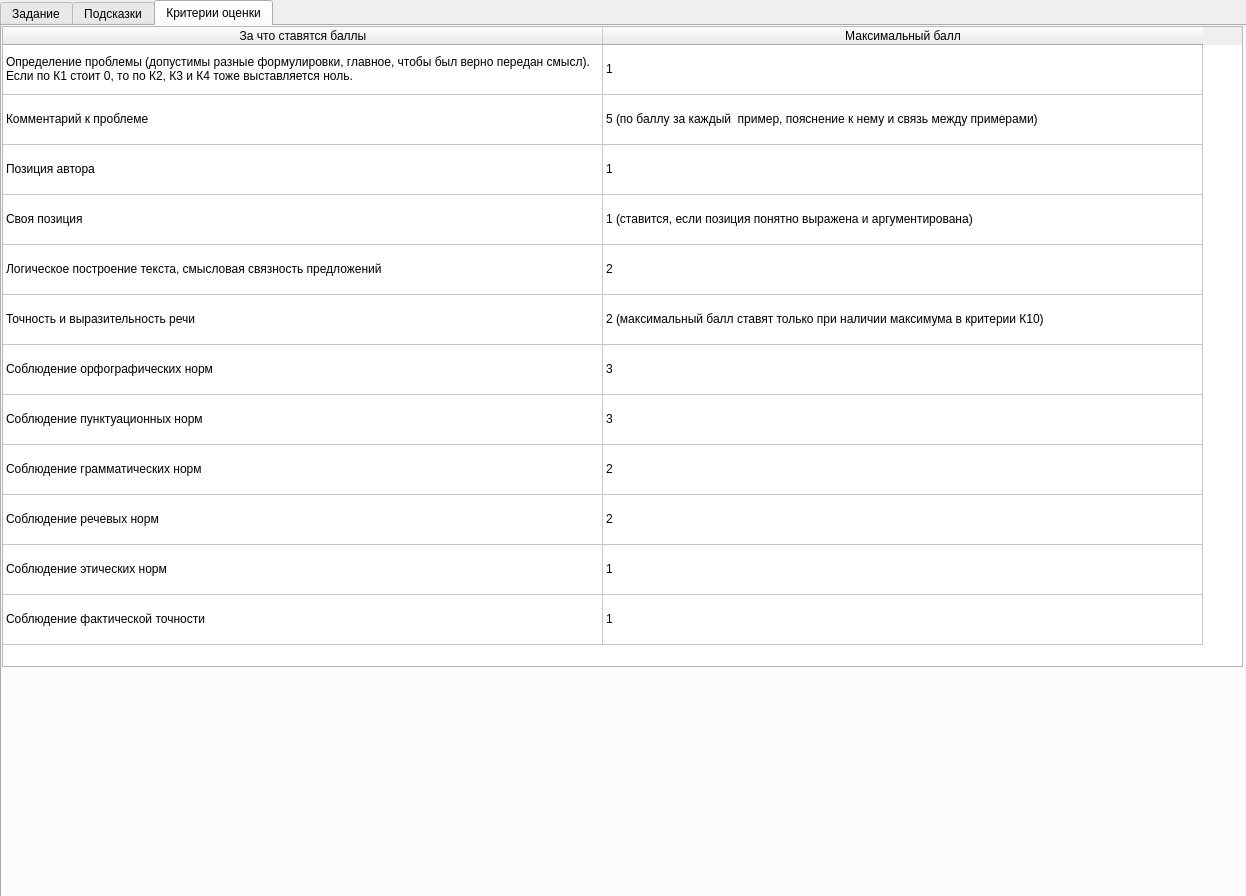
<?xml version="1.0" encoding="UTF-8"?>
<ui version="4.0">
 <class>Form</class>
 <widget class="QWidget" name="Form">
  <property name="geometry">
   <rect>
    <x>0</x>
    <y>0</y>
    <width>1246</width>
    <height>896</height>
   </rect>
  </property>
  <property name="windowTitle">
   <string>Form</string>
  </property>
  <widget class="QTabWidget" name="tabWidget">
   <property name="geometry">
    <rect>
     <x>0</x>
     <y>0</y>
     <width>1251</width>
     <height>901</height>
    </rect>
   </property>
   <property name="currentIndex">
    <number>2</number>
   </property>
   <widget class="QWidget" name="tab">
    <attribute name="title">
     <string>Задание</string>
    </attribute>
    <widget class="QPushButton" name="save">
     <property name="geometry">
      <rect>
       <x>0</x>
       <y>0</y>
       <width>111</width>
       <height>51</height>
      </rect>
     </property>
     <property name="text">
      <string>Save</string>
     </property>
    </widget>
    <widget class="QPushButton" name="getTheme">
     <property name="geometry">
      <rect>
       <x>110</x>
       <y>0</y>
       <width>111</width>
       <height>51</height>
      </rect>
     </property>
     <property name="text">
      <string>Theme</string>
     </property>
    </widget>
    <widget class="QTextEdit" name="taskText">
     <property name="geometry">
      <rect>
       <x>0</x>
       <y>50</y>
       <width>1241</width>
       <height>711</height>
      </rect>
     </property>
     <property name="readOnly">
      <bool>true</bool>
     </property>
    </widget>
   </widget>
   <widget class="QWidget" name="tab_2">
    <attribute name="title">
     <string>Подсказки</string>
    </attribute>
    <widget class="QTextBrowser" name="textBrowser">
     <property name="geometry">
      <rect>
       <x>0</x>
       <y>0</y>
       <width>1241</width>
       <height>631</height>
      </rect>
     </property>
     <property name="html">
      <string>&lt;!DOCTYPE HTML PUBLIC &quot;-//W3C//DTD HTML 4.0//EN&quot; &quot;http://www.w3.org/TR/REC-html40/strict.dtd&quot;&gt;
&lt;html&gt;&lt;head&gt;&lt;meta name=&quot;qrichtext&quot; content=&quot;1&quot; /&gt;&lt;style type=&quot;text/css&quot;&gt;
p, li { white-space: pre-wrap; }
&lt;/style&gt;&lt;/head&gt;&lt;body style=&quot; font-family:'MS Shell Dlg 2'; font-size:7.8pt; font-weight:400; font-style:normal;&quot;&gt;
&lt;p style=&quot; margin-top:0px; margin-bottom:0px; margin-left:0px; margin-right:0px; -qt-block-indent:0; text-indent:0px;&quot;&gt;&lt;span style=&quot; font-size:14pt;&quot;&gt;Подсказки по написанию сочинения (&lt;/span&gt;&lt;span style=&quot; font-size:14pt; font-style:italic; text-decoration: underline;&quot;&gt;в соответствии с 27 заданием по русскому языку из ЕГЭ&lt;/span&gt;&lt;span style=&quot; font-size:14pt;&quot;&gt;)&lt;/span&gt;&lt;/p&gt;
&lt;p style=&quot;-qt-paragraph-type:empty; margin-top:0px; margin-bottom:0px; margin-left:0px; margin-right:0px; -qt-block-indent:0; text-indent:0px; font-size:10pt;&quot;&gt;&lt;br /&gt;&lt;/p&gt;&lt;/body&gt;&lt;/html&gt;</string>
     </property>
    </widget>
   </widget>
   <widget class="QWidget" name="tab_3">
    <attribute name="title">
     <string>Критерии оценки</string>
    </attribute>
    <widget class="QTableWidget" name="tableWidget">
     <property name="enabled">
      <bool>true</bool>
     </property>
     <property name="geometry">
      <rect>
       <x>0</x>
       <y>0</y>
       <width>1241</width>
       <height>641</height>
      </rect>
     </property>
     <property name="autoFillBackground">
      <bool>false</bool>
     </property>
     <property name="autoScroll">
      <bool>true</bool>
     </property>
     <property name="editTriggers">
      <set>QAbstractItemView::NoEditTriggers</set>
     </property>
     <property name="dragEnabled">
      <bool>false</bool>
     </property>
     <property name="dragDropOverwriteMode">
      <bool>true</bool>
     </property>
     <property name="selectionMode">
      <enum>QAbstractItemView::ContiguousSelection</enum>
     </property>
     <property name="rowCount">
      <number>12</number>
     </property>
     <attribute name="horizontalHeaderCascadingSectionResizes">
      <bool>false</bool>
     </attribute>
     <attribute name="horizontalHeaderDefaultSectionSize">
      <number>300</number>
     </attribute>
     <attribute name="horizontalHeaderHighlightSections">
      <bool>true</bool>
     </attribute>
     <attribute name="horizontalHeaderMinimumSectionSize">
      <number>600</number>
     </attribute>
     <attribute name="horizontalHeaderShowSortIndicator" stdset="0">
      <bool>false</bool>
     </attribute>
     <attribute name="horizontalHeaderStretchLastSection">
      <bool>false</bool>
     </attribute>
     <attribute name="verticalHeaderVisible">
      <bool>false</bool>
     </attribute>
     <attribute name="verticalHeaderCascadingSectionResizes">
      <bool>false</bool>
     </attribute>
     <attribute name="verticalHeaderDefaultSectionSize">
      <number>50</number>
     </attribute>
     <row>
      <property name="text">
       <string>К1</string>
      </property>
     </row>
     <row>
      <property name="text">
       <string>K2</string>
      </property>
     </row>
     <row>
      <property name="text">
       <string>K3</string>
      </property>
     </row>
     <row>
      <property name="text">
       <string>K4</string>
      </property>
     </row>
     <row>
      <property name="text">
       <string>K5</string>
      </property>
     </row>
     <row>
      <property name="text">
       <string>K6</string>
      </property>
     </row>
     <row>
      <property name="text">
       <string>K7</string>
      </property>
     </row>
     <row>
      <property name="text">
       <string>K8</string>
      </property>
     </row>
     <row>
      <property name="text">
       <string>K9</string>
      </property>
     </row>
     <row>
      <property name="text">
       <string>K10</string>
      </property>
     </row>
     <row>
      <property name="text">
       <string>K11</string>
      </property>
     </row>
     <row>
      <property name="text">
       <string>K12</string>
      </property>
     </row>
     <column>
      <property name="text">
       <string>За что ставятся баллы</string>
      </property>
     </column>
     <column>
      <property name="text">
       <string>Максимальный балл</string>
      </property>
     </column>
     <item row="0" column="0">
      <property name="text">
       <string>Определение проблемы (допустимы разные формулировки, главное, чтобы был верно передан смысл). Если по К1 стоит 0, то по К2, К3 и К4 тоже выставляется ноль.</string>
      </property>
     </item>
     <item row="0" column="1">
      <property name="text">
       <string>1</string>
      </property>
     </item>
     <item row="1" column="0">
      <property name="text">
       <string>Комментарий к проблеме</string>
      </property>
     </item>
     <item row="1" column="1">
      <property name="text">
       <string>5 (по баллу за каждый  пример, пояснение к нему и связь между примерами)</string>
      </property>
     </item>
     <item row="2" column="0">
      <property name="text">
       <string>Позиция автора</string>
      </property>
     </item>
     <item row="2" column="1">
      <property name="text">
       <string>1</string>
      </property>
     </item>
     <item row="3" column="0">
      <property name="text">
       <string>Своя позиция</string>
      </property>
     </item>
     <item row="3" column="1">
      <property name="text">
       <string>1 (ставится, если позиция понятно выражена и аргументирована)</string>
      </property>
     </item>
     <item row="4" column="0">
      <property name="text">
       <string>Логическое построение текста, смысловая связность предложений</string>
      </property>
     </item>
     <item row="4" column="1">
      <property name="text">
       <string>2</string>
      </property>
     </item>
     <item row="5" column="0">
      <property name="text">
       <string>Точность и выразительность речи</string>
      </property>
     </item>
     <item row="5" column="1">
      <property name="text">
       <string>2 (максимальный балл ставят только при наличии максимума в критерии К10)</string>
      </property>
     </item>
     <item row="6" column="0">
      <property name="text">
       <string>Соблюдение орфографических норм </string>
      </property>
     </item>
     <item row="6" column="1">
      <property name="text">
       <string>3</string>
      </property>
     </item>
     <item row="7" column="0">
      <property name="text">
       <string>Соблюдение пунктуационных норм</string>
      </property>
     </item>
     <item row="7" column="1">
      <property name="text">
       <string>3</string>
      </property>
     </item>
     <item row="8" column="0">
      <property name="text">
       <string>Соблюдение грамматических норм</string>
      </property>
     </item>
     <item row="8" column="1">
      <property name="text">
       <string>2</string>
      </property>
     </item>
     <item row="9" column="0">
      <property name="text">
       <string>Соблюдение речевых норм</string>
      </property>
     </item>
     <item row="9" column="1">
      <property name="text">
       <string>2</string>
      </property>
     </item>
     <item row="10" column="0">
      <property name="text">
       <string>Соблюдение этических норм</string>
      </property>
     </item>
     <item row="10" column="1">
      <property name="text">
       <string>1</string>
      </property>
     </item>
     <item row="11" column="0">
      <property name="text">
       <string>Соблюдение фактической точности</string>
      </property>
     </item>
     <item row="11" column="1">
      <property name="text">
       <string>1</string>
      </property>
     </item>
    </widget>
   </widget>
  </widget>
 </widget>
 <resources/>
 <connections/>
</ui>
